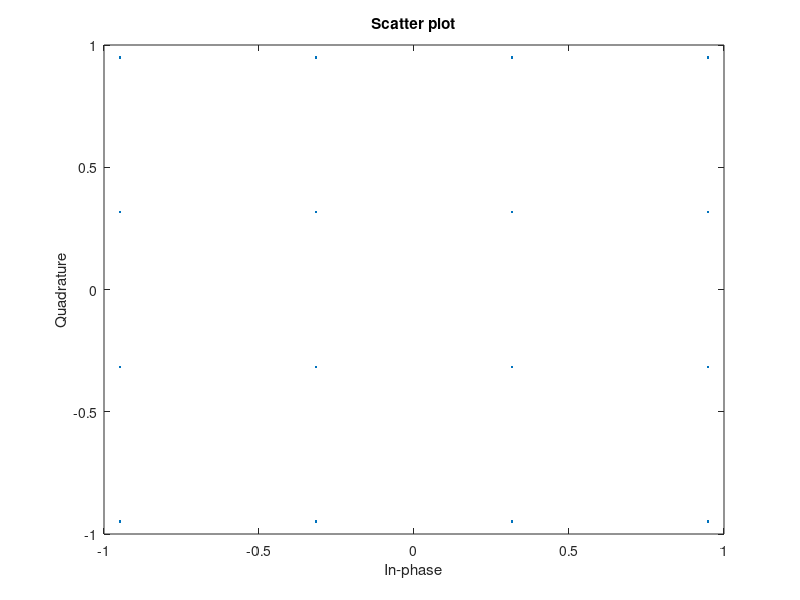
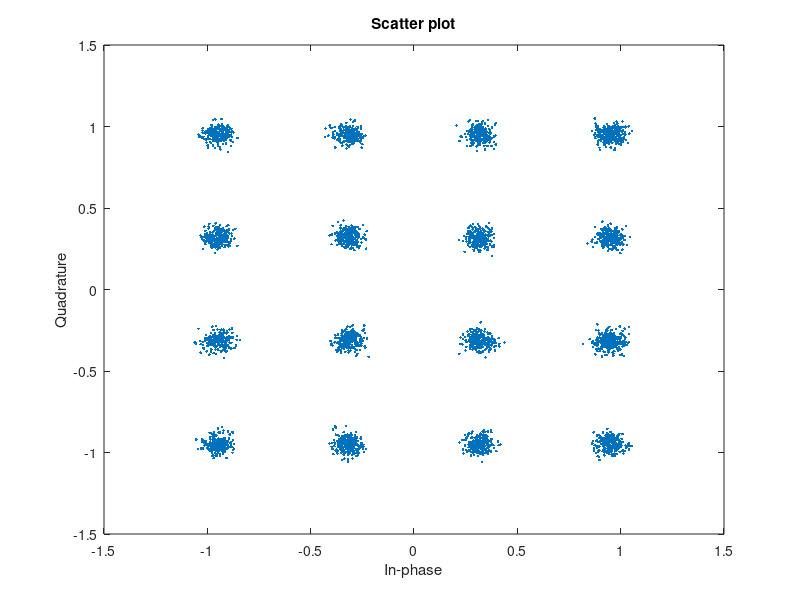

Write the MATLAB code that produced these figures, in order.
%                          <<Experiment-6 (16-Square QAM)>>
%                               << Objective-1 >>
% Aim: Simulation study of Performance of 16-Square QAM.
% Objective-1:Write a program to plot signal constellation diagram of received 
%             16-Square QAM signal in the presence of AWGN.
% Objective-2:Write a program to plot Practical and Theoretical BER vs SNR graph
%             of received 16-Square QAM in the presence of AWGN for ML receiver.

% Note: For objective-2, see separate octave file named <my_16QAM_ber.m>
clc;
clear all;
close all;
pkg load communications
N = 16000;  % Number of bits to be transmitted using 16-Square QAM  
            % Too large value may slow down the program
x = randi([0,1],1,N); % Random input bits generation
M = 16;     % Number of Symbols in 16-Square QAM
d = sqrt(2/5); % Average symbol energy is normalised to unity

% Symbol Generation
yy = [];
for i=1:4:length(x)
  if x(i)==0 && x(i+1)==0 & x(i+2)==0 & x(i+3)==0
    y = -3*d/2+j*(-3*d/2);
  elseif x(i)==0 && x(i+1)==0 & x(i+2)==0 & x(i+3)==1
    y = -3*d/2+j*(-d/2);
  elseif x(i)==0 && x(i+1)==0 & x(i+2)==1 & x(i+3)==1
    y = -3*d/2+j*(d/2);
  elseif x(i)==0 && x(i+1)==0 & x(i+2)==1 & x(i+3)==0
    y = -3*d/2+j*(3*d/2);
    
  elseif x(i)==0 && x(i+1)==1 & x(i+2)==0 & x(i+3)==0
    y = -d/2+j*(-3*d/2);
  elseif x(i)==0 && x(i+1)==1 & x(i+2)==0 & x(i+3)==1
    y = -d/2+j*(-d/2);
  elseif x(i)==0 && x(i+1)==1 & x(i+2)==1 & x(i+3)==1
    y = -d/2+j*(d/2);
  elseif x(i)==0 && x(i+1)==1 & x(i+2)==1 & x(i+3)==0
    y = -d/2+j*(3*d/2);
    
  elseif x(i)==1 && x(i+1)==1 & x(i+2)==0 & x(i+3)==0
    y = d/2+j*(-3*d/2);
  elseif x(i)==1 && x(i+1)==1 & x(i+2)==0 & x(i+3)==1
    y = d/2+j*(-d/2);
  elseif x(i)==1 && x(i+1)==1 & x(i+2)==1 & x(i+3)==1
    y = d/2+j*(d/2);
  elseif x(i)==1 && x(i+1)==1 & x(i+2)==1 & x(i+3)==0
    y = d/2+j*(3*d/2);
    
  elseif x(i)==1 && x(i+1)==0 & x(i+2)==0 & x(i+3)==0
    y = 3*d/2+j*(-3*d/2);
  elseif x(i)==1 && x(i+1)==0 & x(i+2)==0 & x(i+3)==1
    y = 3*d/2+j*(-d/2);
  elseif x(i)==1 && x(i+1)==0 & x(i+2)==1 & x(i+3)==1
    y = 3*d/2+j*(d/2);
  elseif x(i)==1 && x(i+1)==0 & x(i+2)==1 & x(i+3)==0
    y = 3*d/2+j*(3*d/2);
  endif
% Transmitted Symbols
yy = [yy y];
endfor
scatterplot(yy);    % Constellation Diagram without Noise
EbN0db = 20; % Change this value & run program to see the noisy constellation
EbN0 = 10^(EbN0db/10);

% AWGN Channel
n = (1/sqrt(2))*[randn(1,length(yy)) + 1j*randn(1,length(yy))];
sigma = sqrt(1/((log2(M))*EbN0));

% Received Symbols
r = yy + sigma*n;   
scatterplot(r);    % Constellation Diagram with Noise